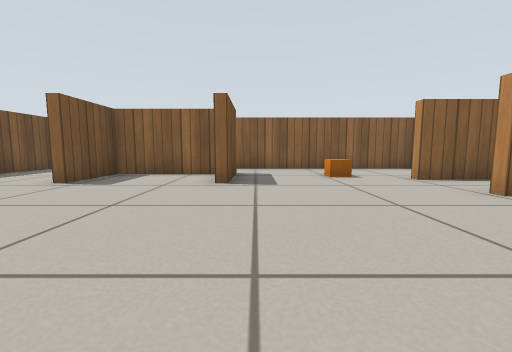
[1] (above)

24 first-person views from a walk through a world built for the Gazebo simulator. The camera is 0.39 m above the floor, tilts 6° down and sees 90° across. The floor is counted in squares, 0.5 m on a side. Each view is taken from the middle of a square. On the plan, view 1 faces up. The plan holds only what a view shows up to about 9 squares ahead; the rest is blank. Simple patterns stand in for the simulator's built-in surfaces.

[2]
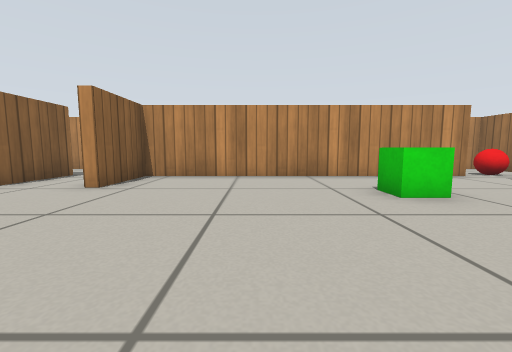

[3]
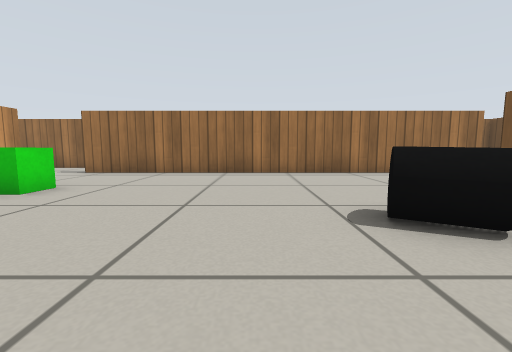

[4]
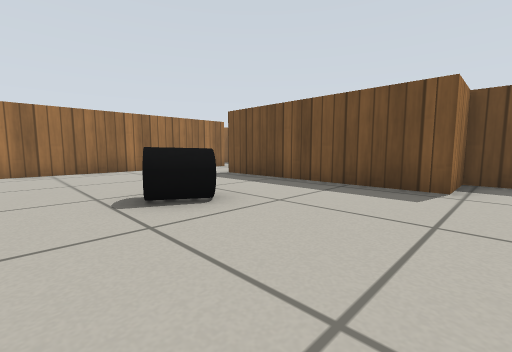

[5]
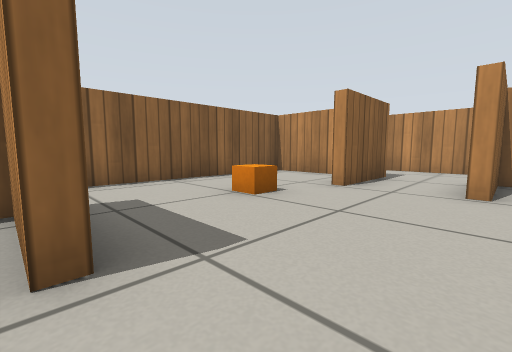

[6]
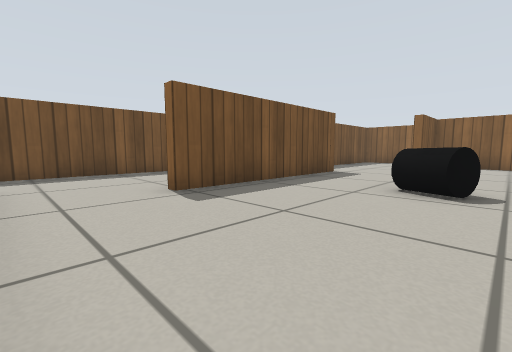

[7]
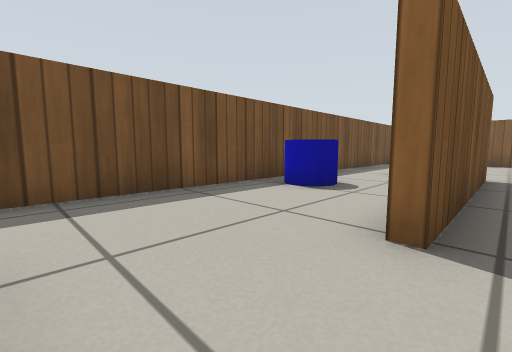

[8]
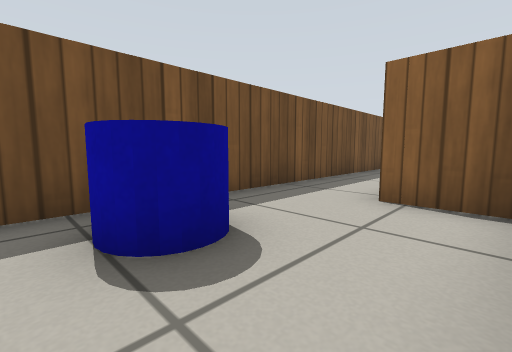

[9]
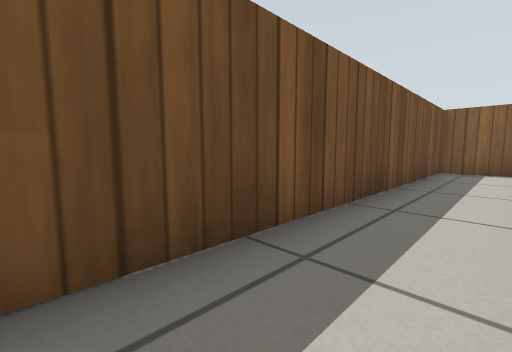

[10]
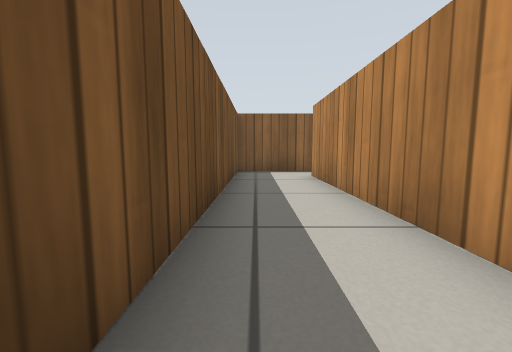

[11]
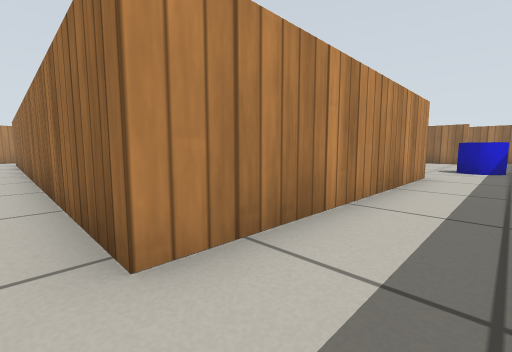

[12]
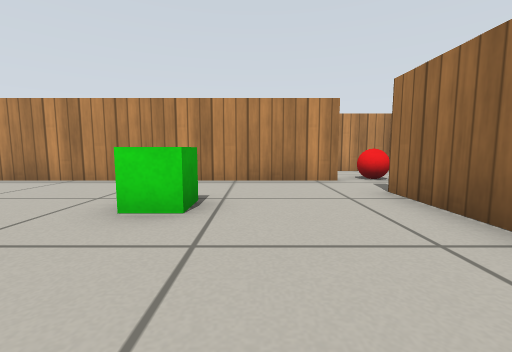

[13]
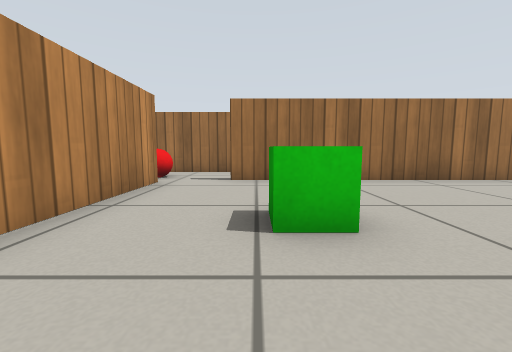

[14]
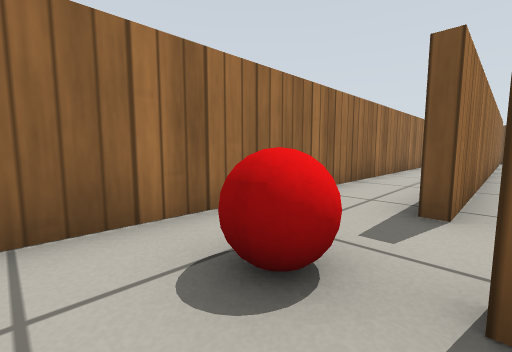

[15]
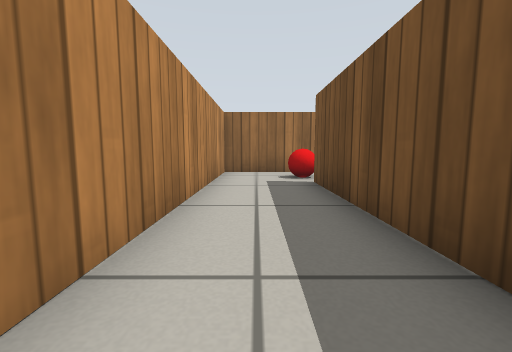

[16]
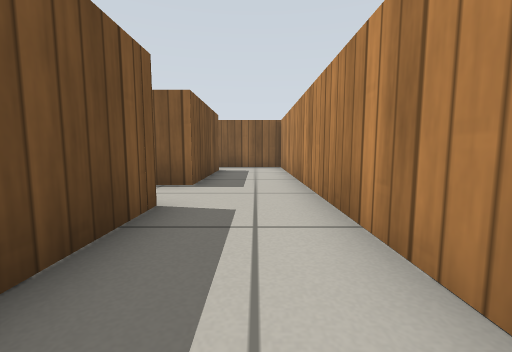

[17]
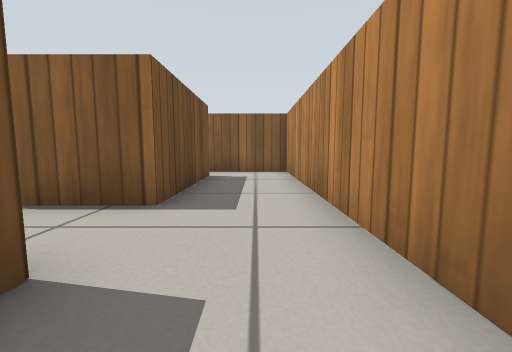

[18]
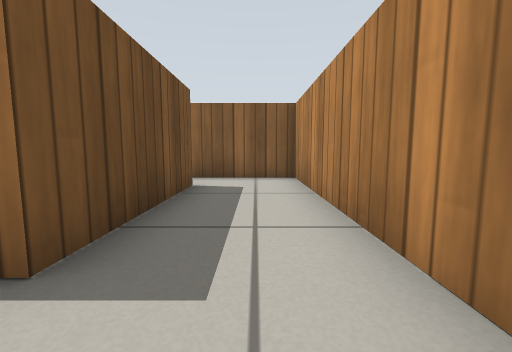

[19]
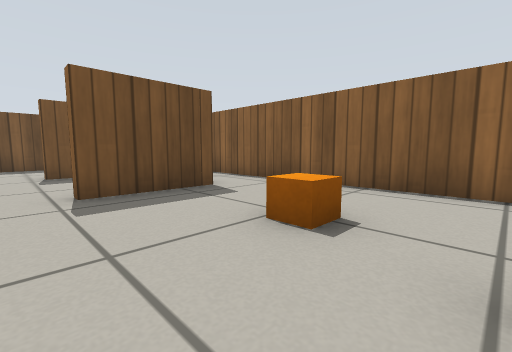

[20]
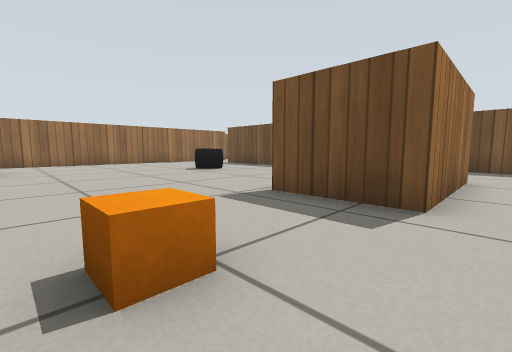

[21]
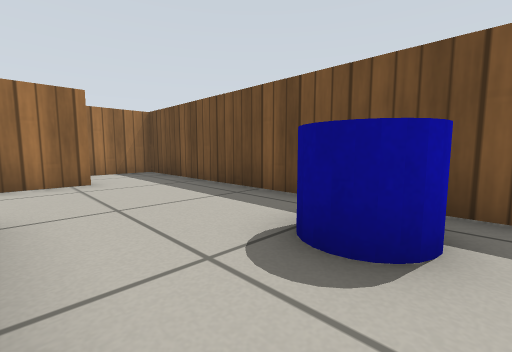

[22]
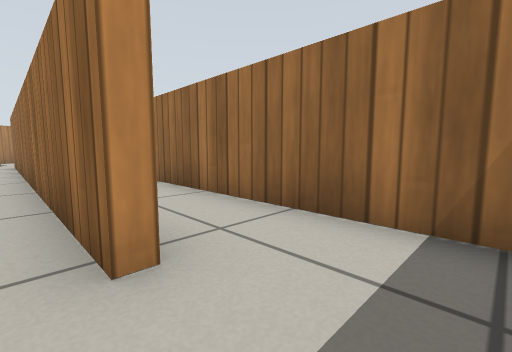

[23]
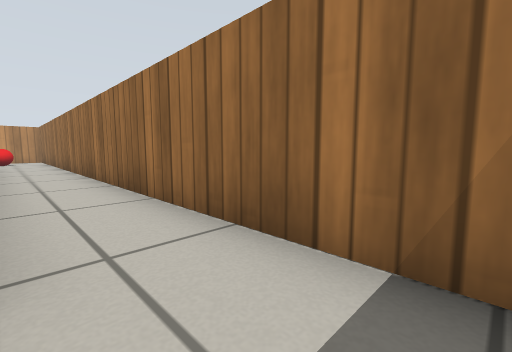

[24]
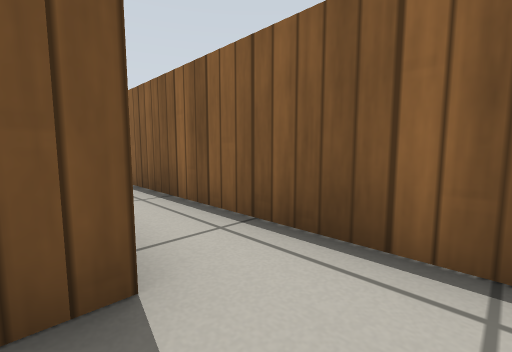

### Floor plan
Points are (right, up) in squares from view 1. A wall is a line through its corners. A room is listed if a view was taken in it or the views show most of it. See-through windows are left out.
Room 1 (views 1, 2, 3, 4, 5, 6, 7, 8, 9, 10, 11, 12, 13, 14, 15, 16, 17, 18, 19, 20, 21, 22, 23)
walls: (-0.9, 5.8) (-0.9, 8) (-4.3, 8) (-4.3, 5.8) (-4.7, 5.8); (-6.9, 3) (-8.4, 3) (-8.4, 10.5); (6.6, -0.2) (6.6, -5.1); (-4.8, 8.3) (-0.6, 8.3) (-0.6, 5.8); (6.6, 4.5) (6.6, 2.3); (-8.1, 5.9) (-8.1, 3.3) (-6.4, 3.3) (-6.4, -2.7); (6.3, -5.1) (6.3, 4.2) (4.1, 4.2); (-8.4, -5.4) (4.8, -5.4); (6.3, 7.9) (6.3, 9.6); (9.1, 2) (9.1, 9.5); (-8.1, 9.1) (-8.1, 7.9); (6.6, 9.5) (6.6, 6.5) (4.1, 6.5) (4.1, 6.9); (5.8, 10.2) (-3.4, 10.2); (-8, 12) (-10.6, 12) (-10.6, -7.7) (9.1, -7.7) (9.1, 0.1)
ways out: opening at (-9, 11) to room 2; opening at (8, 9) to room 2; gap at (7, -5)
objects: blue cylinder (-10, 0) to (-9, 0); black cylinder (-3, 0) to (-3, 1); orange box (2, 7); green box (3, -2) to (4, -2); red ball (7, -6)
Room 2 (view 24)
walls: (6.6, 10.5) (6.6, 9.5); (9.1, 9.5) (9.1, 12) (2.1, 12); (-8.4, 10.5) (2.2, 10.5)
ways out: opening at (-9, 11) to room 1; opening at (8, 9) to room 1

Positions as (right, up) in squares from view 1, and headings:
1: (0, 0), facing up
2: (-1, 1), facing right
3: (-1, 3), facing down
4: (-1, 4), facing down-left
5: (-1, 4), facing up-right
6: (-2, -5), facing up-left
7: (-6, -5), facing up-left
8: (-7, -1), facing up-left
9: (-9, 2), facing up-left
10: (-10, 3), facing up
11: (-10, 11), facing down-right
12: (0, -3), facing right
13: (4, 1), facing down
14: (8, -5), facing down-left
15: (8, 1), facing down
16: (8, 1), facing up
17: (8, 3), facing up
18: (8, 5), facing up
19: (4, 5), facing up-left
20: (3, 9), facing down-left
21: (-7, 1), facing down-left
22: (-10, -5), facing down-right
23: (-10, -6), facing down-right
24: (8, 10), facing up-left
